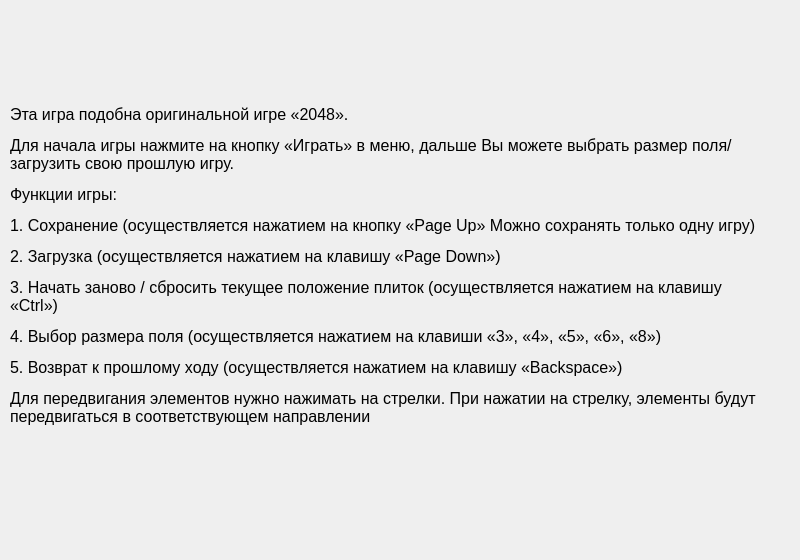
<?xml version="1.0" encoding="UTF-8"?>
<ui version="4.0">
 <class>MainWindow</class>
 <widget class="QMainWindow" name="MainWindow">
  <property name="geometry">
   <rect>
    <x>0</x>
    <y>0</y>
    <width>800</width>
    <height>560</height>
   </rect>
  </property>
  <property name="windowTitle">
   <string>Руководство по игре</string>
  </property>
  <widget class="QWidget" name="centralwidget">
   <widget class="QLabel" name="label">
    <property name="geometry">
     <rect>
      <x>10</x>
      <y>10</y>
      <width>761</width>
      <height>551</height>
     </rect>
    </property>
    <property name="text">
     <string>&lt;html&gt;&lt;head/&gt;&lt;body&gt;&lt;p&gt;&lt;span style=&quot; font-size:12pt;&quot;&gt;Эта игра подобна оригинальной игре «2048».&lt;/span&gt;&lt;/p&gt;&lt;p&gt;&lt;span style=&quot; font-size:12pt;&quot;&gt;Для начала игры нажмите на кнопку «Играть» в меню, дальше Вы можете выбрать размер поля/загрузить свою прошлую игру.&lt;/span&gt;&lt;/p&gt;&lt;p&gt;&lt;span style=&quot; font-size:12pt;&quot;&gt;Функции игры:&lt;/span&gt;&lt;/p&gt;&lt;p&gt;&lt;span style=&quot; font-size:12pt;&quot;&gt;1. Сохранение (осуществляется нажатием на кнопку «Page Up» Можно сохранять только одну игру)&lt;/span&gt;&lt;/p&gt;&lt;p&gt;&lt;span style=&quot; font-size:12pt;&quot;&gt;2. Загрузка (осуществляется нажатием на клавишу «Page Down»)&lt;/span&gt;&lt;/p&gt;&lt;p&gt;&lt;span style=&quot; font-size:12pt;&quot;&gt;3. Начать заново / сбросить текущее положение плиток (осуществляется нажатием на клавишу «Ctrl»)&lt;/span&gt;&lt;/p&gt;&lt;p&gt;&lt;span style=&quot; font-size:12pt;&quot;&gt;4. Выбор размера поля (осуществляется нажатием на клавиши «3», «4», «5», «6», «8»)&lt;/span&gt;&lt;/p&gt;&lt;p&gt;&lt;span style=&quot; font-size:12pt;&quot;&gt;5. Возврат к прошлому ходу (осуществляется нажатием на клавишу «Backspace»)&lt;/span&gt;&lt;/p&gt;&lt;p&gt;&lt;span style=&quot; font-size:12pt;&quot;&gt;Для передвигания элементов нужно нажимать на стрелки. При нажатии на стрелку, элементы будут передвигаться в соответствующем направлении&lt;/span&gt;&lt;/p&gt;&lt;p&gt;&lt;br/&gt;&lt;/p&gt;&lt;/body&gt;&lt;/html&gt;</string>
    </property>
    <property name="wordWrap">
     <bool>true</bool>
    </property>
   </widget>
  </widget>
 </widget>
 <resources/>
 <connections/>
</ui>
